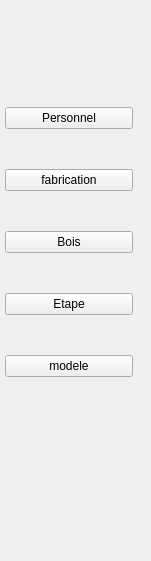
   <widget class="QWidget" name="menu_amis" native="true">
    <property name="geometry">
     <rect>
      <x>0</x>
      <y>80</y>
      <width>151</width>
      <height>561</height>
     </rect>
    </property>
    <widget class="QWidget" name="layoutWidget">
     <property name="geometry">
      <rect>
       <x>5</x>
       <y>73</y>
       <width>128</width>
       <height>340</height>
      </rect>
     </property>
     <layout class="QVBoxLayout" name="verticalLayout">
      <item>
       <widget class="QPushButton" name="btn_personnel">
        <property name="text">
         <string>Personnel</string>
        </property>
       </widget>
      </item>
      <item>
       <widget class="QPushButton" name="btn_modele">
        <property name="text">
         <string>fabrication</string>
        </property>
       </widget>
      </item>
      <item>
       <widget class="QPushButton" name="btn_bois">
        <property name="text">
         <string>Bois</string>
        </property>
       </widget>
      </item>
      <item>
       <widget class="QPushButton" name="btn_etape">
        <property name="text">
         <string>Etape</string>
        </property>
       </widget>
      </item>
      <item>
       <widget class="QPushButton" name="btn_fabrication">
        <property name="text">
         <string>modele</string>
        </property>
       </widget>
      </item>
     </layout>
    </widget>
    <widget class="QLabel" name="label_17">
     <property name="geometry">
      <rect>
       <x>20</x>
       <y>0</y>
       <width>126</width>
       <height>88</height>
      </rect>
     </property>
     <property name="text">
      <string/>
     </property>
     <property name="pixmap">
      <pixmap>:/new/prefix2/logo interface.png</pixmap>
     </property>
    </widget>
   </widget>
